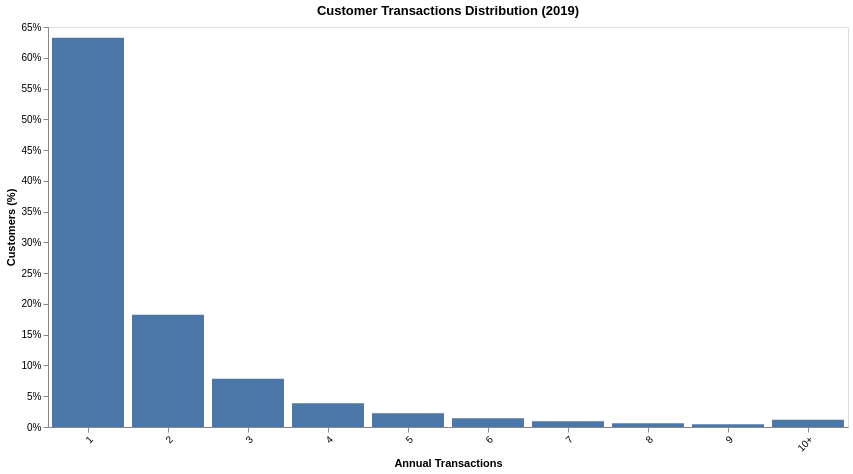

The notebook cell this image was saved under:
### Code cell
bins = list(range(1, 10 + 1, 1)) + [np.inf]
labels = [str(i) for i in range(1, 10, 1)] + ["10+"]

distribution_barplot(
    create_distribution(cust_data_2019, column="NumTrans", bins=bins, labels=labels),
    column="NumTrans",
    title="Customer Transactions Distribution (2019)",
    x_title="Annual Transactions",
)

### Figure 1 — Vega-Lite specification as saved in the notebook (floating-point values rounded to 4 significant figures)
{"config": {"view": {"continuousWidth": 300, "continuousHeight": 300}}, "data": {"name": "data-abff1cc9c8ef2ee8047130c62a067038"}, "mark": {"type": "bar", "opacity": 1.0}, "encoding": {"tooltip": [{"field": "Range", "title": "Range", "type": "nominal"}, {"field": "Customers", "format": ",", "title": "Customers", "type": "quantitative"}, {"field": "Percent", "format": ".1%", "title": "Customers (%)", "type": "quantitative"}], "x": {"axis": {"grid": false, "labelAngle": -45}, "field": "Range", "sort": ["1", "2", "3", "4", "5", "6", "7", "8", "9", "10+"], "title": "Annual Transactions", "type": "nominal"}, "y": {"axis": {"format": "%", "grid": false}, "field": "Percent", "title": "Customers (%)", "type": "quantitative"}}, "height": 400, "title": "Customer Transactions Distribution (2019)", "width": 800, "$schema": "https://vega.github.io/schema/vega-lite/v6.4.1.json", "datasets": {"data-abff1cc9c8ef2ee8047130c62a067038": [{"Range": "1", "Customers": 20149, "Percent": 0.6325}, {"Range": "2", "Customers": 5810, "Percent": 0.1824}, {"Range": "3", "Customers": 2498, "Percent": 0.07842}, {"Range": "4", "Customers": 1231, "Percent": 0.03864}, {"Range": "5", "Customers": 715, "Percent": 0.02245}, {"Range": "6", "Customers": 449, "Percent": 0.0141}, {"Range": "7", "Customers": 304, "Percent": 0.009543}, {"Range": "8", "Customers": 189, "Percent": 0.005933}, {"Range": "9", "Customers": 138, "Percent": 0.004332}, {"Range": "10+", "Customers": 372, "Percent": 0.01168}]}}
